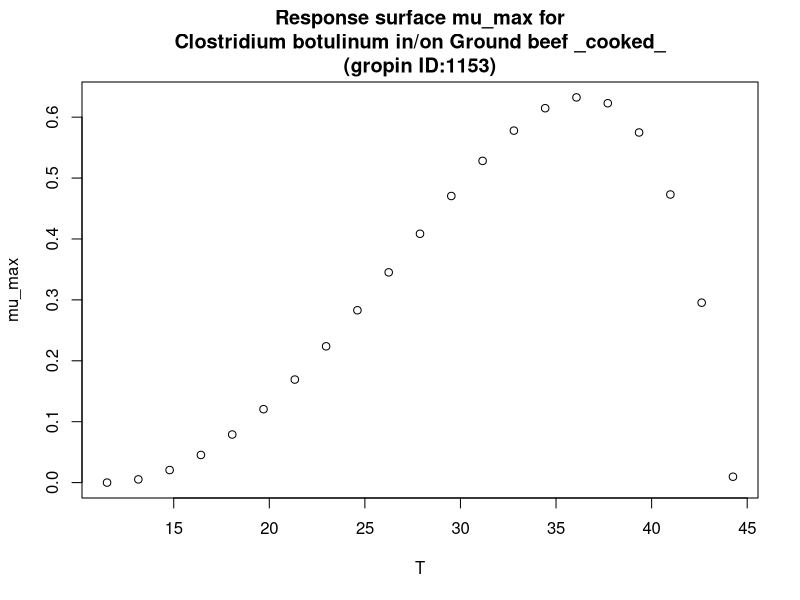

Source code (R):
#############################
# start of Parameter script
#############################
T <- seq(11.5115,44.2557442557443,length.out=21)
#############################
# end of Parameter script
#############################
############################# 
# start of Model script Gropin ID 1153 
#############################
 
# constant coefficients for this model
 
variables <- data.frame(T)
argumentsPar <- expand.grid(variables)
 
# heart of the model
response_surface <- function(T) {
   mumax <-0.633*(T-44.3)*((T-11.5)^2)/(((36.4-11.5)*(T-36.4)-(36.4-44.3)*(36.4+11.5-2*T))*(36.4-11.5))

return(mumax=mumax)
} 

# output parameters
mumax <- cbind(argumentsPar,response_surface(argumentsPar['T']))
colnames(mumax) <- c(colnames(argumentsPar),'mumax')
#############################
# End of Model script
#############################
############################# 
# start of Visualisation script Gropin ID 1153 
#############################
plot(T,mumax$mumax,
                          xlab='T',
                          ylab='mu_max',main='Response surface mu_max for
Clostridium botulinum in/on Ground beef _cooked_
(gropin ID:1153)')
#############################
# End of Visualisation script
#############################
